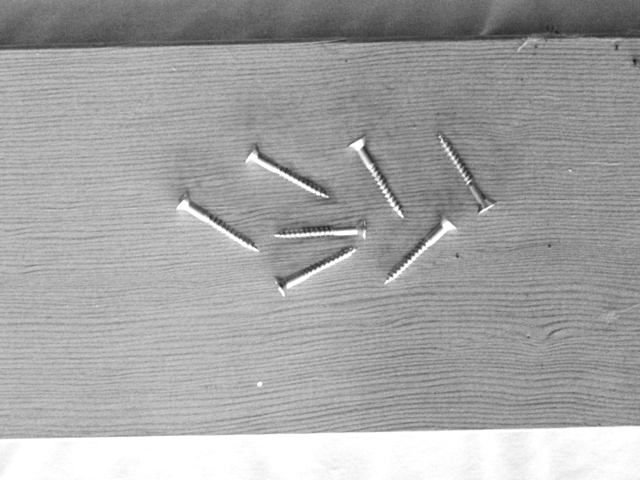
%> input picture es201-basic-simulation-lab/open-ended/project6/screws.tif, 640 x 480 px
$ octave project6.m   (GNU Octave 9; MATLAB toolbox functions it lacks are replaced by stand-ins)
%> lines starting %> are read from the running program, lines starting %| are printed output that depends on the picture; in (x1, y1, x2, y2) boxes, pixels count from 0 and x2, y2 are one past the last pixel; in counts of white or black regions, pixels touching at a corner belong together; the program's own positions count from 1
% Read the image
img = imread('screws.tif');
%> img is the input picture: size 480x640 uint8; min 18, max 255, mean 163.9

% Plot the histogram
histogram(img);
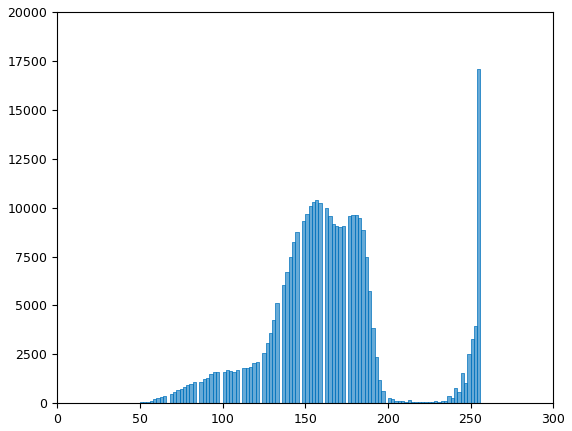
%> figure redrawn from the program's plot data; tallest bar 17096 high, from x = 254 to 256

% Determine threshold
threshold = 100;

% Threshold the image
thresholded_img = img > threshold;
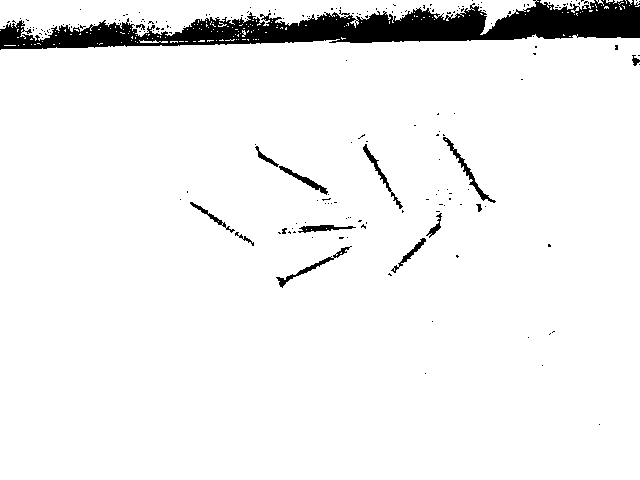
%> thresholded_img: size 480x640 logical; 94.3% white; 197 black regions (182 under 20 px), largest, box (x1, y1, x2, y2) and area: (0, 0, 640, 50) 14966, (443, 137, 496, 203) 368, (276, 246, 352, 288) 323

% Display original and thresholded image
subplot(1,2,1), imshow(img), title('Original Image');
subplot(1,2,2), imshow(thresholded_img), title('Thresholded Image');
